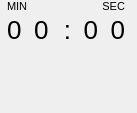
<?xml version="1.0" encoding="UTF-8"?>
<ui version="4.0">
 <class>TimeArea</class>
 <widget class="QWidget" name="TimeArea">
  <property name="geometry">
   <rect>
    <x>0</x>
    <y>0</y>
    <width>137</width>
    <height>113</height>
   </rect>
  </property>
  <property name="windowTitle">
   <string>Form</string>
  </property>
  <layout class="QGridLayout" name="gridLayout">
   <property name="leftMargin">
    <number>0</number>
   </property>
   <property name="topMargin">
    <number>0</number>
   </property>
   <property name="rightMargin">
    <number>0</number>
   </property>
   <property name="bottomMargin">
    <number>0</number>
   </property>
   <property name="spacing">
    <number>0</number>
   </property>
   <item row="1" column="1">
    <widget class="QLabel" name="minuteDigit2">
     <property name="sizePolicy">
      <sizepolicy hsizetype="Minimum" vsizetype="Preferred">
       <horstretch>0</horstretch>
       <verstretch>0</verstretch>
      </sizepolicy>
     </property>
     <property name="maximumSize">
      <size>
       <width>20</width>
       <height>16777215</height>
      </size>
     </property>
     <property name="font">
      <font>
       <pointsize>-1</pointsize>
      </font>
     </property>
     <property name="styleSheet">
      <string notr="true">font-size: 26px;
margin-top: -3px; /*Should be negative or zero*/</string>
     </property>
     <property name="text">
      <string>0</string>
     </property>
     <property name="alignment">
      <set>Qt::AlignmentFlag::AlignLeading|Qt::AlignmentFlag::AlignLeft|Qt::AlignmentFlag::AlignTop</set>
     </property>
     <property name="indent">
      <number>0</number>
     </property>
    </widget>
   </item>
   <item row="1" column="4">
    <widget class="QLabel" name="secondDigit2">
     <property name="maximumSize">
      <size>
       <width>20</width>
       <height>16777215</height>
      </size>
     </property>
     <property name="font">
      <font>
       <pointsize>-1</pointsize>
      </font>
     </property>
     <property name="styleSheet">
      <string notr="true">font-size: 26px;
margin-top: -3px; /*Should be negative or zero*/</string>
     </property>
     <property name="text">
      <string>0</string>
     </property>
     <property name="alignment">
      <set>Qt::AlignmentFlag::AlignRight|Qt::AlignmentFlag::AlignTop|Qt::AlignmentFlag::AlignTrailing</set>
     </property>
     <property name="indent">
      <number>0</number>
     </property>
    </widget>
   </item>
   <item row="0" column="0" colspan="2">
    <widget class="QLabel" name="min">
     <property name="maximumSize">
      <size>
       <width>16777215</width>
       <height>15</height>
      </size>
     </property>
     <property name="font">
      <font>
       <pointsize>-1</pointsize>
      </font>
     </property>
     <property name="styleSheet">
      <string notr="true">font-size: 11px;
margin-top: -1px; /*Should be negative or zero*/</string>
     </property>
     <property name="text">
      <string>MIN</string>
     </property>
     <property name="alignment">
      <set>Qt::AlignmentFlag::AlignLeading|Qt::AlignmentFlag::AlignLeft|Qt::AlignmentFlag::AlignTop</set>
     </property>
     <property name="margin">
      <number>0</number>
     </property>
     <property name="indent">
      <number>0</number>
     </property>
    </widget>
   </item>
   <item row="1" column="0">
    <widget class="QLabel" name="minuteDigit1">
     <property name="sizePolicy">
      <sizepolicy hsizetype="Minimum" vsizetype="Preferred">
       <horstretch>0</horstretch>
       <verstretch>0</verstretch>
      </sizepolicy>
     </property>
     <property name="maximumSize">
      <size>
       <width>20</width>
       <height>16777215</height>
      </size>
     </property>
     <property name="font">
      <font>
       <pointsize>-1</pointsize>
      </font>
     </property>
     <property name="styleSheet">
      <string notr="true">font-size: 26px;
margin-top: -3px; /*Should be negative or zero*/</string>
     </property>
     <property name="text">
      <string>0</string>
     </property>
     <property name="alignment">
      <set>Qt::AlignmentFlag::AlignLeading|Qt::AlignmentFlag::AlignLeft|Qt::AlignmentFlag::AlignTop</set>
     </property>
     <property name="indent">
      <number>0</number>
     </property>
    </widget>
   </item>
   <item row="1" column="2">
    <widget class="QLabel" name="colon">
     <property name="maximumSize">
      <size>
       <width>10</width>
       <height>16777215</height>
      </size>
     </property>
     <property name="styleSheet">
      <string notr="true">font-size: 26px;
margin-top: -3px; /*Should be negative or zero*/</string>
     </property>
     <property name="text">
      <string>:</string>
     </property>
     <property name="alignment">
      <set>Qt::AlignmentFlag::AlignRight|Qt::AlignmentFlag::AlignTop|Qt::AlignmentFlag::AlignTrailing</set>
     </property>
    </widget>
   </item>
   <item row="0" column="3" colspan="2">
    <widget class="QLabel" name="sec">
     <property name="maximumSize">
      <size>
       <width>16777215</width>
       <height>15</height>
      </size>
     </property>
     <property name="font">
      <font>
       <pointsize>-1</pointsize>
      </font>
     </property>
     <property name="styleSheet">
      <string notr="true">font-size: 11px;
margin-top: -1px; /*Should be negative or zero*/</string>
     </property>
     <property name="text">
      <string>SEC</string>
     </property>
     <property name="alignment">
      <set>Qt::AlignmentFlag::AlignRight|Qt::AlignmentFlag::AlignTop|Qt::AlignmentFlag::AlignTrailing</set>
     </property>
     <property name="margin">
      <number>0</number>
     </property>
     <property name="indent">
      <number>0</number>
     </property>
    </widget>
   </item>
   <item row="1" column="3">
    <widget class="QLabel" name="secondDigit1">
     <property name="maximumSize">
      <size>
       <width>20</width>
       <height>16777215</height>
      </size>
     </property>
     <property name="font">
      <font>
       <pointsize>-1</pointsize>
      </font>
     </property>
     <property name="styleSheet">
      <string notr="true">font-size: 26px;
margin-top: -3px; /*Should be negative or zero*/</string>
     </property>
     <property name="text">
      <string>0</string>
     </property>
     <property name="alignment">
      <set>Qt::AlignmentFlag::AlignRight|Qt::AlignmentFlag::AlignTop|Qt::AlignmentFlag::AlignTrailing</set>
     </property>
     <property name="indent">
      <number>0</number>
     </property>
    </widget>
   </item>
  </layout>
 </widget>
 <resources/>
 <connections/>
</ui>
